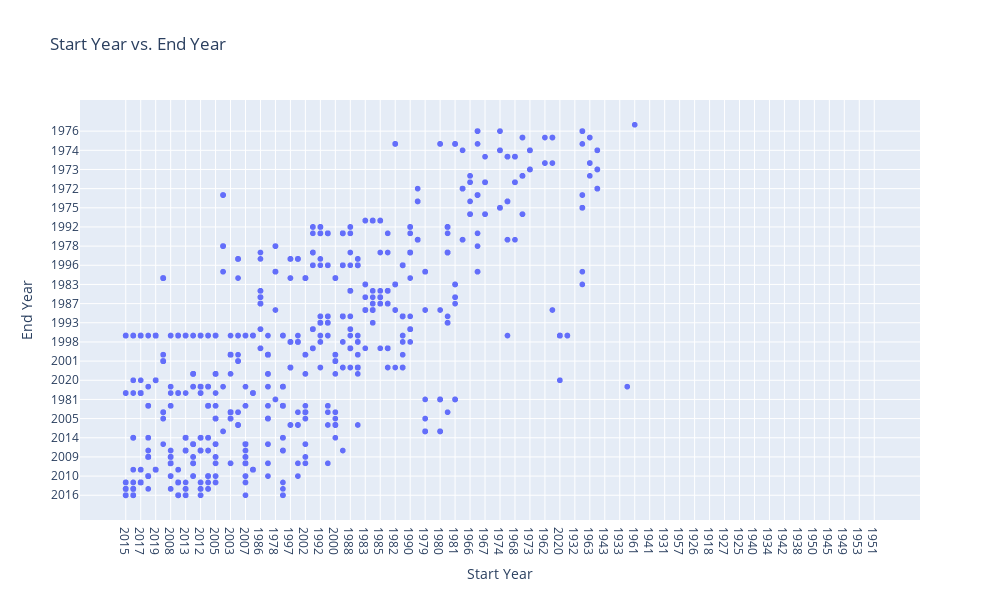

Write notebook code for a chart like this one.
### Markdown cell above
### Anime timeline distribution

### Code cell
fig = px.scatter(df, x='start_year', y='end_year', title='Start Year vs. End Year', 
                 labels={'start_year': 'Start Year', 'end_year': 'End Year'},
                 hover_data={'title': True, 'ranked': True})

fig.update_layout(width=1000, height=600)
fig.show()

### Figure 1 — Plotly figure (JSON) as saved in the notebook; plotly's stock layout.template omitted (floating-point values rounded to 4 significant figures; data arrays with more than 128 entries replaced by an {"elided": "..."} marker saying what was removed)
{"data": [{"customdata": {"elided": "19311x2 mixed values"}, "hovertemplate": "Start Year=%{x}<br>End Year=%{y}<br>title=%{customdata[0]}<br>ranked=%{customdata[1]}<extra></extra>", "legendgroup": "", "marker": {"color": "#636efa", "symbol": "circle"}, "mode": "markers", "name": "", "showlegend": false, "type": "scattergl", "x": {"elided": "19311 str values"}, "xaxis": "x", "y": {"elided": "19311 str values"}, "yaxis": "y"}], "layout": {"height": 600, "legend": {"tracegroupgap": 0}, "title": {"text": "Start Year vs. End Year"}, "width": 1000, "xaxis": {"anchor": "y", "autorange": true, "domain": [0, 1], "range": [-6.112, 106.1], "title": {"text": "Start Year"}, "type": "category"}, "yaxis": {"anchor": "x", "autorange": true, "domain": [0, 1], "range": [-3.874, 61.87], "title": {"text": "End Year"}, "type": "category"}}}
